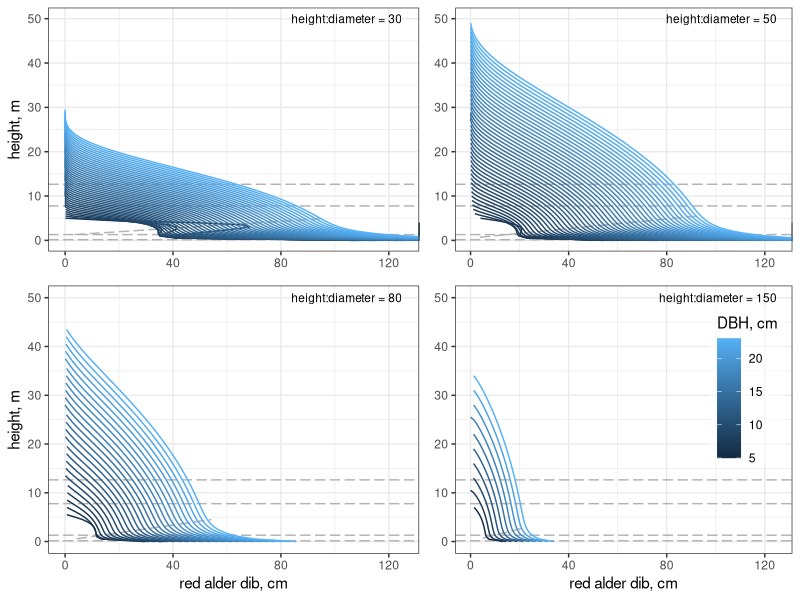
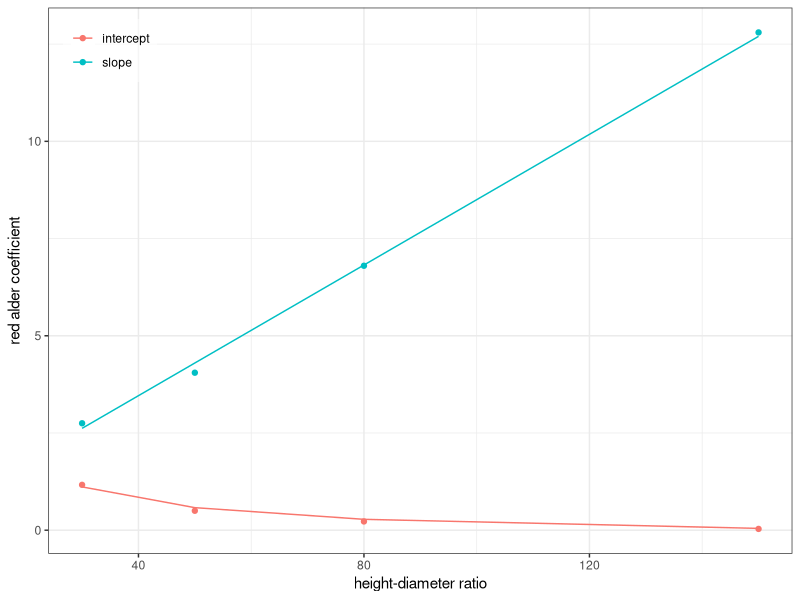

Recreate these plots in R, in order.
library(dplyr)
library(ggplot2)
library(patchwork)
library(tidyr)

theme_set(theme_bw() + theme(legend.background = element_rect(fill = alpha("white", 0.5))))

## neiloid heights
# Hibbs D, Bluhm A, Garber S. 2007. Stem Taper and Volume of Managed Red Alder. Western Journal of Applied Forestry 22(1): 61–66.
#  https://doi.org/10.1093/wjaf/22.1.61
alruDib = crossing(dbh = seq(1, 100, by = 2), # cm
                   heightDiameterRatio = seq(20, 150, by = 10),
                   evaluationHeight = seq(0, 70, by = 0.5)) %>%
  mutate(height = 0.01 * dbh * heightDiameterRatio) %>% # m
  filter(height < 27.5 + 0.375 * dbh, height < 37.5 + 0.125 * dbh, evaluationHeight < height) %>%
  mutate(heightInFeet = 3.28084 * height,
         dbhInInches = 0.393701 * dbh,
         Z = evaluationHeight / height,
         X = (1 - sqrt(Z)) / (1 - sqrt(4.5 / height)),
         dibAlru = 2.54 * 0.8995 * dbhInInches^1.0205 * X^(0.2631 * (1.364409 * dbhInInches^(1/3) * exp(-18.8990 * Z) + exp(4.2549 * (dbhInInches / heightInFeet)^0.6221 * Z)))) # inches to cm
alruDib %>% group_by(heightDiameterRatio) %>% summarize(dbh = max(dbh), .groups = "drop") # get DBH fitting range of plots

ggplot() +
  geom_hline(yintercept = c(0.15, 1.3, 7.62 + 0.15, 12.4986 + 0.15), color = "grey70", linetype = "longdash") +
  geom_path(aes(x = 0.70 * seq(5, 135), y = pmax(-0.5 + 1/(0.02*30) + 0.01 * (0.8 + 0.065*30) * seq(5, 135), 0.15)), color = "grey70", linetype = "longdash") + # neiloid line
  geom_path(aes(x = dibAlru, y = evaluationHeight, color = dbh, group = 100 * dbh + heightDiameterRatio), alruDib %>% filter(dbh > 4, heightDiameterRatio == 30)) +
  annotate("text", x = 125, y = 50, label = "height:diameter = 30", hjust = 1, size = 3) +
  coord_cartesian(xlim = c(0, 125), ylim = c(0, 50)) +
  labs(x = NULL, y = "height, m", color = "DBH, cm") +
  theme(legend.position = "none") +
ggplot() +
  geom_hline(yintercept = c(0.15, 1.3, 7.62 + 0.15, 12.4986 + 0.15), color = "grey70", linetype = "longdash") +
  geom_path(aes(x = 0.75 * seq(5, 125), y = pmax(-0.5 + 1/(0.02*50) + 0.01 * (0.8 + 0.065*50) * seq(5, 125), 0.15)), color = "grey70", linetype = "longdash") + # neiloid line
  geom_path(aes(x = dibAlru, y = evaluationHeight, color = dbh, group = 100 * dbh + heightDiameterRatio), alruDib %>% filter(dbh > 4, heightDiameterRatio == 50)) +
  annotate("text", x = 125, y = 50, label = "height:diameter = 50", hjust = 1, size = 3) +
  coord_cartesian(xlim = c(0, 125), ylim = c(0, 50)) +
  labs(x = NULL, y = NULL, color = "DBH, cm") +
  theme(legend.position = "none") +
ggplot() +
  geom_hline(yintercept = c(0.15, 1.3, 7.62 + 0.15, 12.4986 + 0.15), color = "grey70", linetype = "longdash") +
  geom_path(aes(x = 0.86 * seq(5, 63), y = pmax(-0.4 + 1/(0.02*80) + 0.01 * (0.8 + 0.075*80) * seq(5, 63), 0.15)), color = "grey70", linetype = "longdash") + # neiloid line
  geom_path(aes(x = dibAlru, y = evaluationHeight, color = dbh, group = 100 * dbh + heightDiameterRatio), alruDib %>% filter(dbh > 4, heightDiameterRatio == 80)) +
  annotate("text", x = 125, y = 50, label = "height:diameter = 80", hjust = 1, size = 3) +
  coord_cartesian(xlim = c(0, 125), ylim = c(0, 50)) +
  labs(x = "red alder dib, cm", y = "height, m", color = "DBH, cm") +
  theme(legend.position = "none") +
ggplot() +
  geom_hline(yintercept = c(0.15, 1.3, 7.62 + 0.15, 12.4986 + 0.15), color = "grey70", linetype = "longdash") +
  geom_path(aes(x = 1.0 * seq(5, 23), y = pmax(-0.3 + 1/(0.02*150) + 0.01 * (0.8 + 0.080*150) * seq(5, 23), 0.15)), color = "grey70", linetype = "longdash") + # neiloid line
  geom_path(aes(x = dibAlru, y = evaluationHeight, color = dbh, group = 100 * dbh + heightDiameterRatio), alruDib %>% filter(dbh > 4, heightDiameterRatio == 150)) +
  annotate("text", x = 125, y = 50, label = "height:diameter = 150", hjust = 1, size = 3) +
  coord_cartesian(xlim = c(0, 125), ylim = c(0, 50)) +
  labs(x = "red alder dib, cm", y = NULL, color = "DBH, cm") +
  theme(legend.justification = c(1, 1), legend.position = c(0.98, 0.92)) +
plot_annotation(theme = theme(plot.margin = margin())) +
plot_layout(nrow = 2, ncol = 2, widths = c(1.1, 1), heights = c(1, 1.1))

alruNeioid = tibble(heightDiameterRatio = c(30, 50, 80, 150),
                    intercept = c(-0.5, -0.5, -0.4, -0.3) + 1/(0.02 * heightDiameterRatio), # coefficients from neloid lines above
                    slope = 0.8 + c(0.065, 0.065, 0.075, 0.080) * heightDiameterRatio) # coefficients from neloid lines above
ggplot(alruNeioid) +
  geom_path(aes(x = heightDiameterRatio, y = -0.22 + 1/(0.025*heightDiameterRatio), color = "intercept")) +
  geom_path(aes(x = heightDiameterRatio, y = 0.1 + 0.084*heightDiameterRatio, color = "slope")) +
  geom_point(aes(x = heightDiameterRatio, y = intercept, color = "intercept")) +
  geom_point(aes(x = heightDiameterRatio, y = slope, color = "slope")) +
  labs(x = "height-diameter ratio", y = "red alder coefficient", color = NULL) +
  theme(legend.justification = c(0, 1), legend.position = c(0.02, 0.98))
